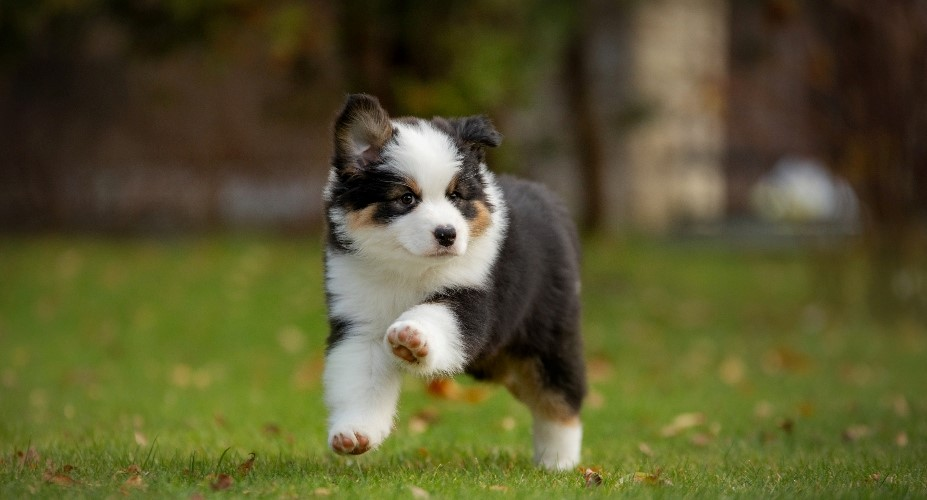
#> input picture ManipulacaoImagem/puppy.jpeg, 927 x 500 px, found by its file name
$ python Transformacoes.py
#> lines starting #> are read from the running program, lines starting #| are printed output that depends on the picture
import io
import cv2
import numpy as np
from PIL import Image
import matplotlib.pyplot as plt

path = r"C:\Users\Maria\Desktop\CG\puppy.jpeg"

image = np.array(Image.open(path))
#> image is the input picture: shape (500, 927, 3); mean R, G, B 88.2, 85.8, 46.3

# write your code

# ensure image is RGB
if image.ndim == 2:
	image = cv2.cvtColor(image, cv2.COLOR_GRAY2RGB)

# resize to half the original size
resized = cv2.resize(image, (image.shape[1] // 2, image.shape[0] // 2), interpolation=cv2.INTER_AREA)

# prepare rotation (45 degrees around image center)
height, width = image.shape[:2]
#> height = 500; width = 927
center = (width // 2, height // 2)
#> center = (463, 250)

rotation_matrix = cv2.getRotationMatrix2D(center, 45, 1.0)

rotated = cv2.warpAffine(image, rotation_matrix, (width, height), flags=cv2.INTER_LINEAR, borderMode=cv2.BORDER_REFLECT)
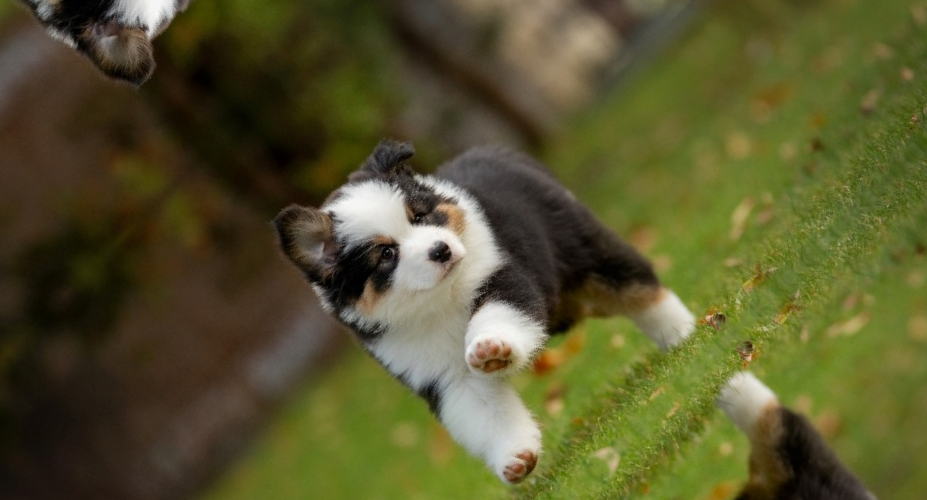
#> rotated: shape (500, 927, 3); mean R, G, B 87.1, 84.9, 45.1

# crop the central region (central half of the image)
top = height // 4
#> top = 125
left = width // 4
#> left = 231
bottom = top + height // 2
#> bottom = 375
right = left + width // 2
#> right = 694
cropped = image[top:bottom, left:right]
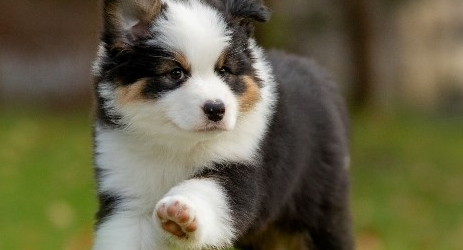
#> cropped: shape (250, 463, 3); mean R, G, B 103.9, 99.7, 72.7

plt.figure(figsize=(10, 10))

plt.subplot(2, 2, 1)
plt.imshow(image)
plt.title("Original")

plt.subplot(2, 2, 2)
plt.imshow(resized)
plt.title("Resized")

plt.subplot(2, 2, 3)
plt.imshow(rotated)
plt.title("Rotated")

plt.subplot(2, 2, 4)
plt.imshow(cropped)
plt.title("Cropped")

plt.tight_layout()
plt.show()
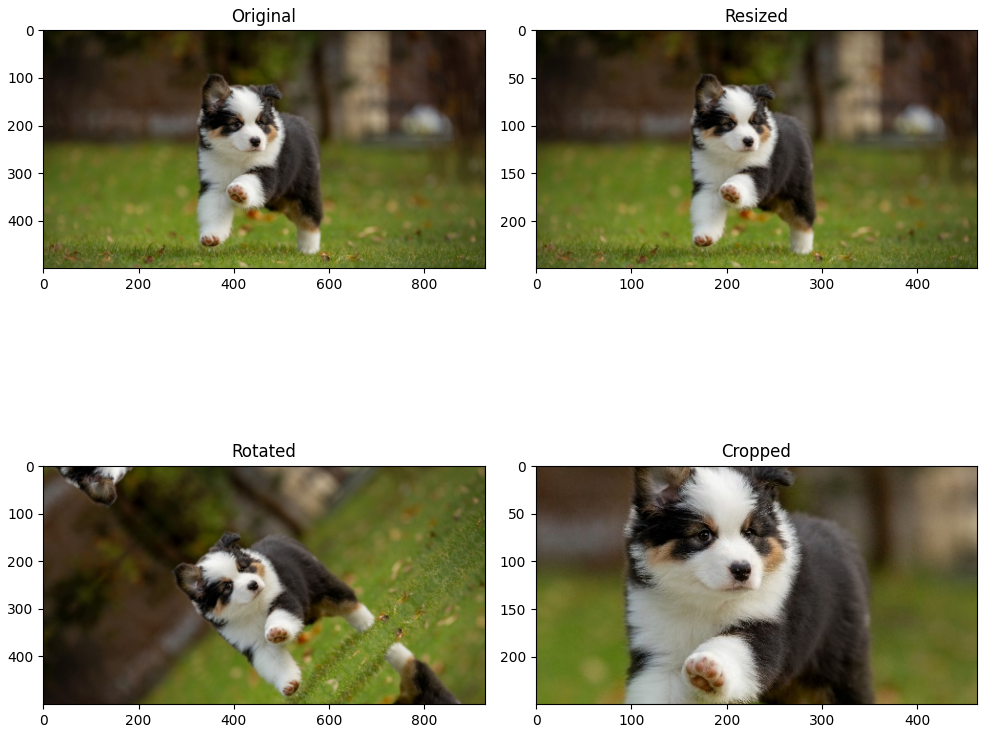
#> figure drawn by matplotlib, 4 panels

$ run again, with ManipulacaoImagem/sheep.jpeg copied over ManipulacaoImagem/puppy.jpeg
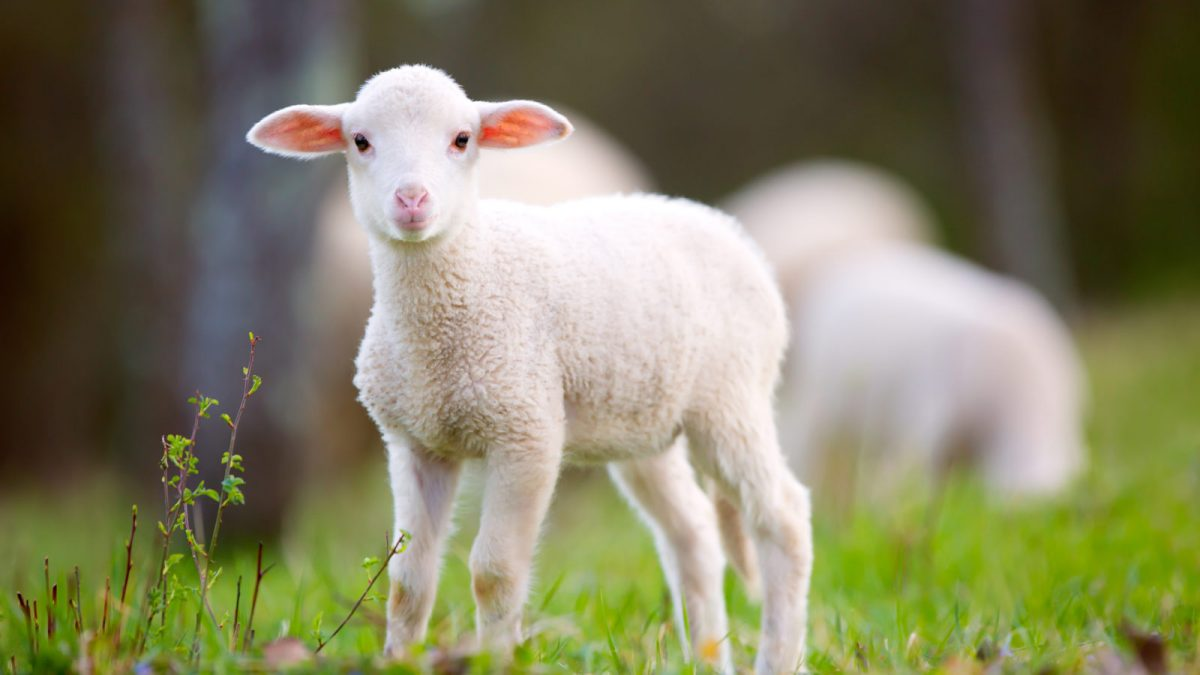
#> input picture ManipulacaoImagem/sheep.jpeg, 1200 x 675 px, found by its file name
#> image is the input picture: shape (675, 1200, 3); mean R, G, B 130.2, 127.9, 98.1
#> `cropped = image[top:bottom, left:right]`:
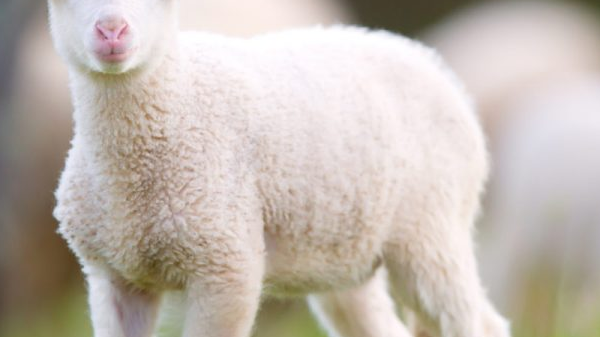
#> cropped: shape (337, 600, 3); mean R, G, B 195, 185.3, 177.1
#> `plt.show()`:
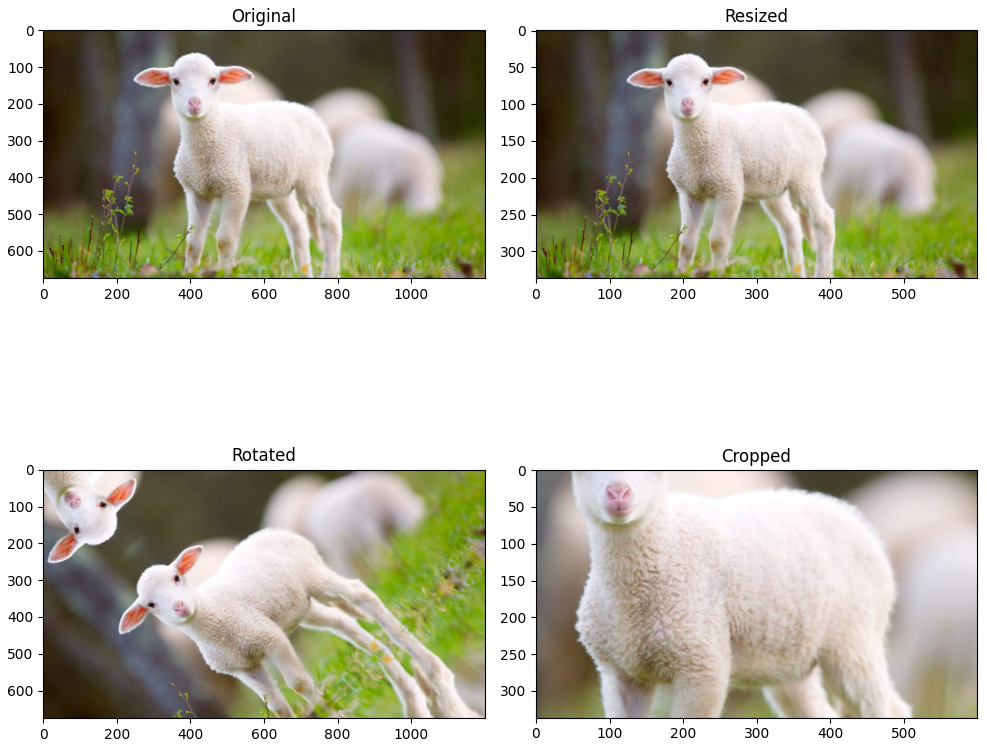
#> figure drawn by matplotlib, 4 panels

$ run again, with ManipulacaoImagem/tensor.jpeg copied over ManipulacaoImagem/puppy.jpeg
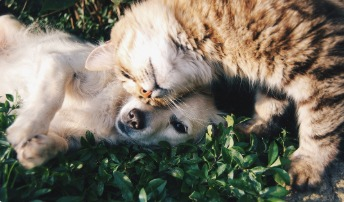
#> input picture ManipulacaoImagem/tensor.jpeg, 344 x 202 px, found by its file name
#> image is the input picture: shape (202, 344, 3); mean R, G, B 122, 115.6, 101.6
#> `cropped = image[top:bottom, left:right]`:
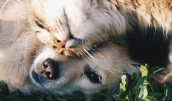
#> cropped: shape (101, 172, 3); mean R, G, B 129.3, 122.6, 113.3
#> `plt.show()`:
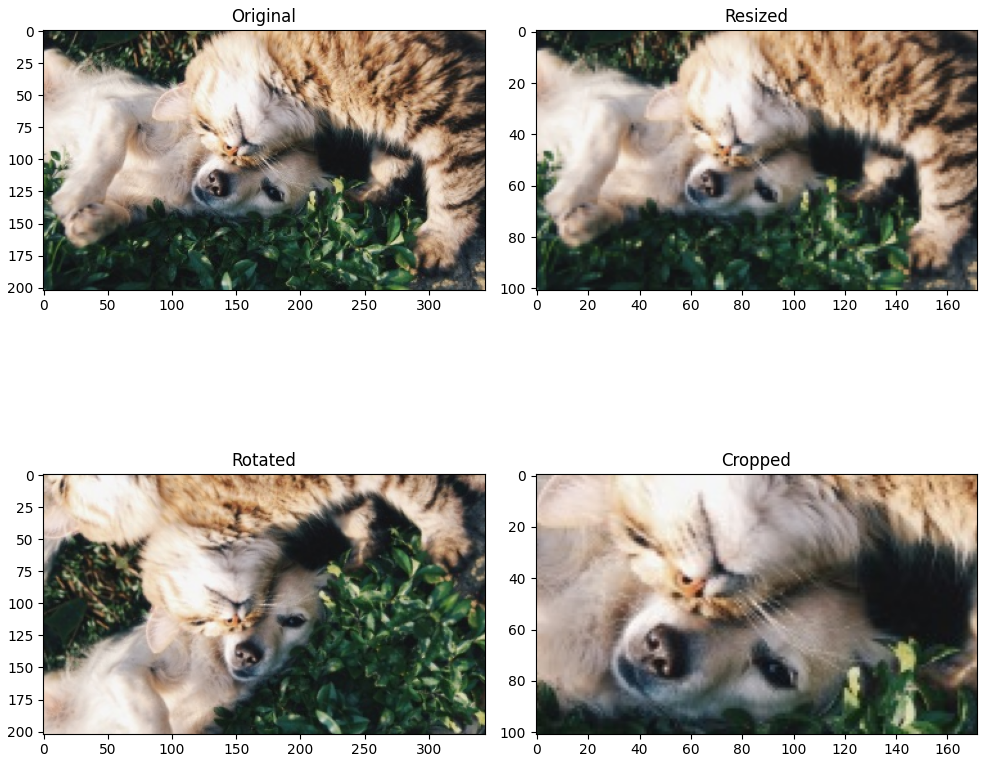
#> figure drawn by matplotlib, 4 panels
